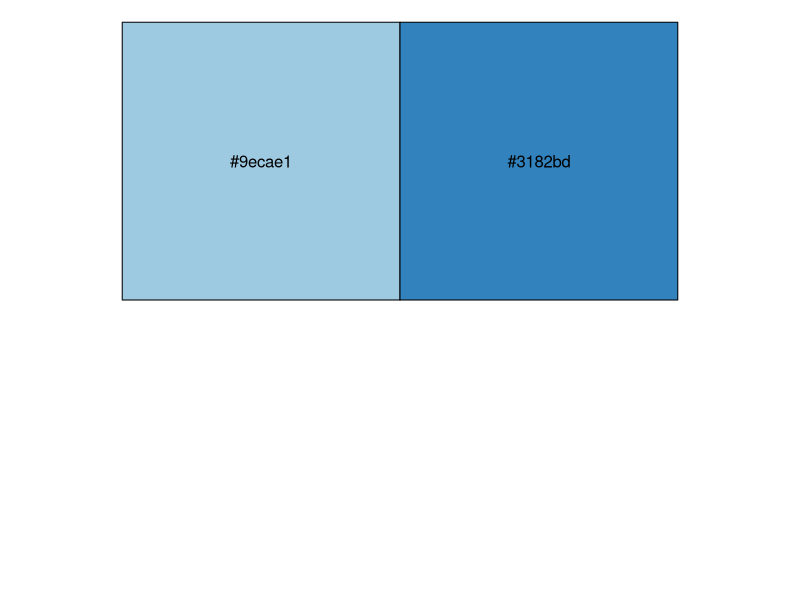
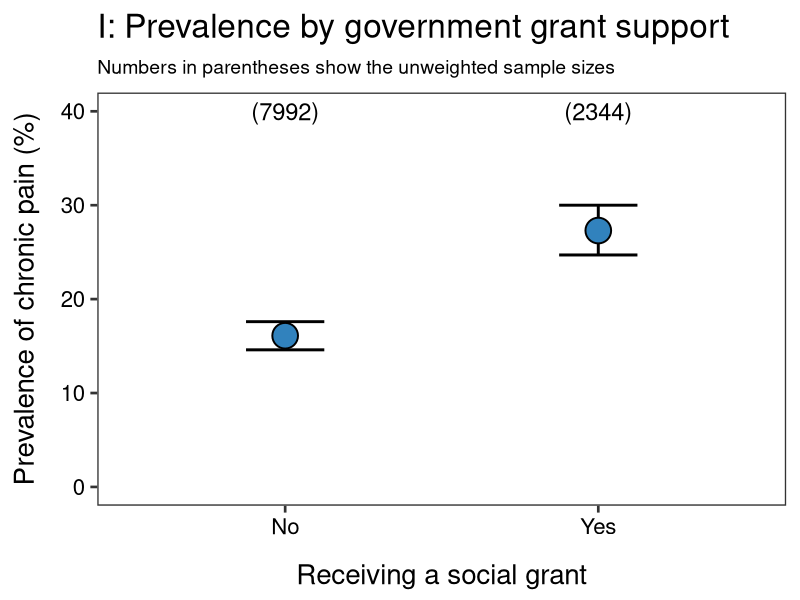

Generate these figures, in order, with R:
############################################################
#                                                          #
#                    Receiving a grant                     #
#                                                          #
############################################################

# Load packages
library(tidyverse)
library(magrittr)

# Palettes
pal_za <- c('#9ecae1', '#3182bd')
scales::show_col(pal_za)

# Load data
data <- read_csv('data/grant.csv')

# Glimpse
glimpse(data)

# Process data
data %<>%
    mutate(grant = factor(grant),
           grant = fct_reorder(grant,
                               estimate_chronic))

# Plot
pp <- ggplot(data = data) +
    aes(x = grant,
        y = estimate_chronic,
        ymin = ci.low_chronic,
        ymax = ci.high_chronic) +
    geom_errorbar(size = 1,
                  width = 0.25,
                  colour = '#000000') +
    geom_point(size = 8,
               shape = 21,
               stroke = 1,
               fill = pal_za[[2]],
               colour = '#000000') +
    geom_text(aes(y = 40,
                  label = paste0('(', unweighted_n, ')')),
              size = 6) +
    labs(title = 'I: Prevalence by government grant support',
         subtitle = 'Numbers in parentheses show the unweighted sample sizes',
         x = 'Receiving a social grant',
         y = 'Prevalence of chronic pain (%)') +
    scale_y_continuous(limits = c(0, 40)) +
    theme_bw(base_size = 20) +
    theme(panel.grid = element_blank(),
          plot.subtitle = element_text(size = 14),
          axis.title.y = element_text(margin = margin(r = 1,
                                                      unit = 'lines')),
          axis.title.x = element_text(margin = margin(t = 1,
                                                      unit = 'lines')),
          axis.text.y = element_text(colour = '#000000'),
          axis.text.x = element_text(colour = '#000000'))

# Save
ggsave(filename = 'figures/supplement-1-I-grant.png',
       plot = pp,
       height = 8,
       width = 8)
